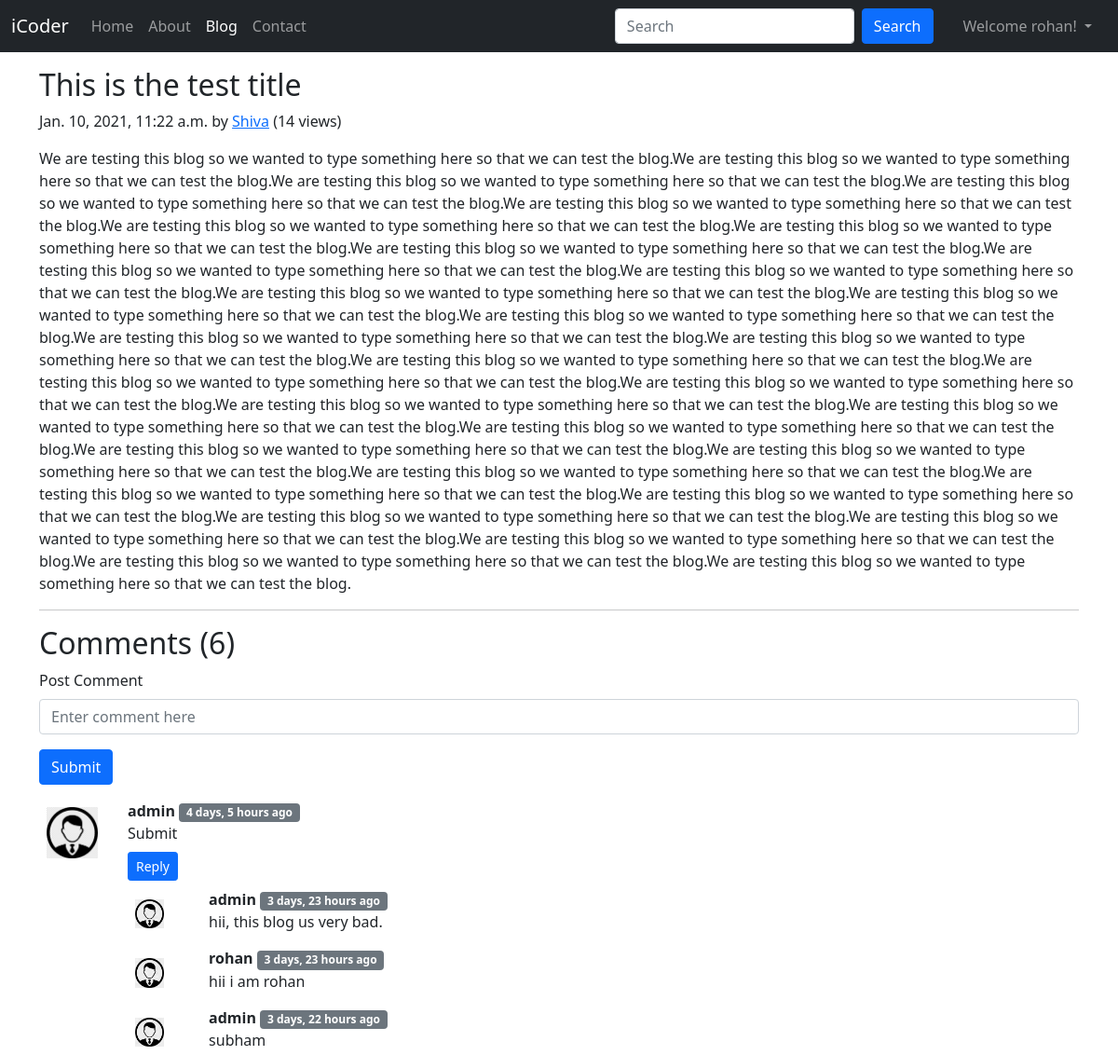
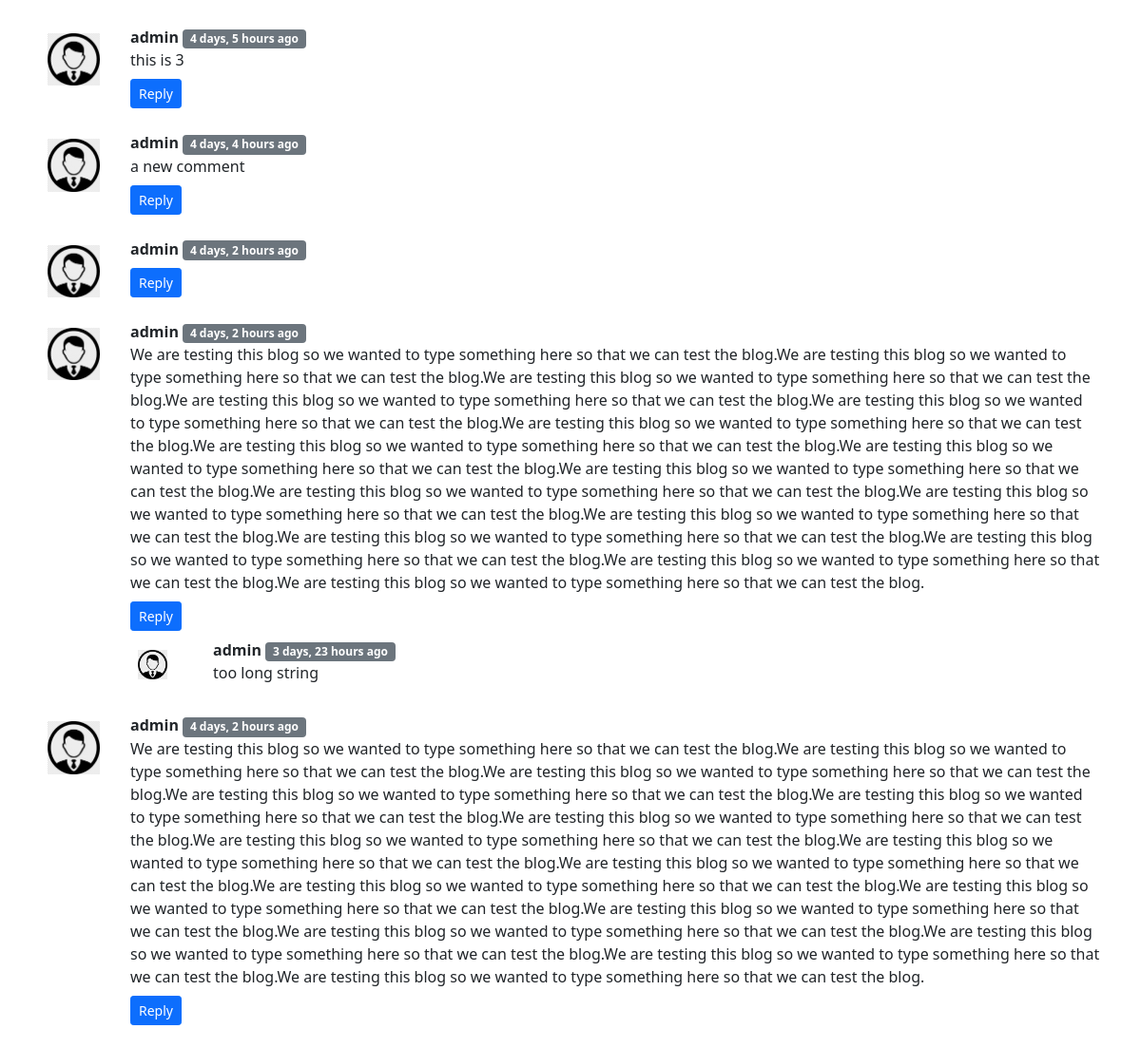
Page /blog/first-blog (signed in) on the committed database (2 pictures, top to bottom).
### blog/models.py (models this page shows, shortened)
class Post(models.Model):
    sno = models.AutoField(primary_key=True)
    title = models.CharField(max_length=255)
    content = models.TextField()
    author = models.CharField(max_length=13)
    slug = models.CharField(max_length=130)
    views = models.IntegerField(default=0)
    timeStamp = models.DateTimeField(blank=True)

class BlogComment(models.Model):
    sno = models.AutoField(primary_key=True)
    comment = models.TextField()
    user = models.ForeignKey(User, on_delete=models.CASCADE)
    post = models.ForeignKey(Post, on_delete=models.CASCADE) # if post is deteded comment also deleted
    parent = models.ForeignKey('self', on_delete=models.CASCADE, null=True)
    timestamp = models.DateTimeField(default=now)
    def __str__(self):
        return self.comment[0:13] + "... by " + self.user.username

### blog/views.py (the view)
# urls.py: path('<str:slug>', views.blogPost, name='blogPost'),
def blogPost(request, slug):
    post = Post.objects.filter(slug=slug).first()
    post.views = post.views + 1
    post.save()
    comments = BlogComment.objects.filter(post=post, parent=None)
    replies = BlogComment.objects.filter(post=post).exclude(parent=None)
    replyDict = {}
    for reply in replies:  # all reply store here a particular comment
        if reply.parent.sno not in replyDict.keys():
            replyDict[reply.parent.sno] = [reply]
        else:
            replyDict[reply.parent.sno].append(reply)
    print(replyDict)
    context = {'post':post, 'comments': comments, 'user': request.user, 'replyDict':replyDict}
    return render(request, 'blog/blogPost.html', context)

### blog/templatetags/extras.py (called while the page is built)
@register.filter(name='get_val')
def get_val(dict, key):
    return dict.get(key)

### templates/blog/blogPost.html (shortened to what this page needs)
{% extends 'base.html' %}
{% block blogactive %}active{% endblock blogactive %}
{% block body %}
{% load humanize %}
<div class="container my-3">
    <h2 class="blog-post-title">{{post.title}}</h2>
    <p class="blog-post-meta">{{post.timeStamp}} by <a href="/about">{{post.author}}</a> (<span>{{post.views}} views)</span></p>
    <p>{{post.content|safe}}</p>
    <hr>
</div>
<div class="container">
    <h2>Comments ({{comments.count}})</h2>
    <div class="ny-2">
        {% if user.is_authenticated %}
        <form action="/blog/postComment" method="post">{% csrf_token %}
            <div class="mb-3">
                <label for="comment" class="form-label">Post Comment</label>
                <input type="text" class="form-control" name="comment" id="comment" placeholder="Enter comment here"
                    requried>
            </div>
            <button type="submit" class="btn btn-primary">Submit</button>
        </form>
        {% else %}
        <p>Please login to post comment</p>
        {% endif %}
    </div>
    {% for comment in comments %}
    <div class="row my-3">
        <div class="col-md-1">
            <img src="/static/img/user.png" class="rounded float-start w-100 p-2" alt="" srcset="">
        </div>
        <div class="col-md-11">
            <b>{{comment.user.username}}</b> <span class="badge bg-secondary">{{comment.timestamp|naturaltime}}</span>
            <div>{{comment.comment}}</div>
            <div class="reply mx-0 mt-2">
             {% if user.is_authenticated %}
                    <button class="btn btn-primary btn-sm" type="button" data-bs-toggle="collapse"
                        data-bs-target="#replyBox{{comment.sno}}" aria-expanded="false" aria-controls="replyBox{{comment.sno}}">
                        Reply
                    </button>
                {% else %}
                    <button class="btn btn-primary btn-sm" type="button" data-bs-toggle="collapse"
                            data-bs-target="#replyBox{{comment.sno}}" aria-expanded="false" aria-controls="replyBox{{comment.sno}}" disabled>
                            Login to Reply
                    </button>
                 {% endif %}   {% load extras %}
                <div class="replies my-2">
                    {% for reply in replyDict|get_val:comment.sno %}
                    <div class="row my-2">
                        <div class="col-md-1">
                            <img src="/static/img/user.png" class="rounded float-start w-75 p-2 my-1" alt="" srcset="">
                        </div>
                        <div class="col-md-11">
                        <b>{{reply.user.username}}</b> <span class="badge bg-secondary">{{reply.timestamp|naturaltime}}</span>
                         <div>{{reply.comment}}</div>
                        </div>
                    </div>
                    {% endfor %}
                </div>
            </div>
        </div>
    </div>
    {% endfor %}
</div>
{% endblock body %}

### templates/base.html (shortened to what this page needs)
<!doctype html>
<html lang="en">
<head>
    <link href="https://cdn.jsdelivr.net/npm/bootstrap@5.0.0-beta1/dist/css/bootstrap.min.css" rel="stylesheet"
>
</head>
<body>
    <nav class="navbar navbar-expand-lg navbar-dark bg-dark">
        <div class="container-fluid">
            <a class="navbar-brand" href="/">iCoder</a>
            <div class="collapse navbar-collapse" id="navbarSupportedContent">
                <ul class="navbar-nav me-auto mb-2 mb-lg-0">
                    <li class="nav-item">
                        <a class="nav-link {% block homeactive %}{% endblock homeactive %}" aria-current="page"
                            href="/">Home</a>
                    </li>
                    <li class="nav-item">
                        <a class="nav-link {% block aboutactive %}{% endblock aboutactive %}" href="/about">About</a>
                    </li>
                    <li class="nav-item">
                        <a class="nav-link {% block blogactive %}{% endblock blogactive %}" href="/blog">Blog</a>
                    </li>
                    <li class="nav-item">
                        <a class="nav-link {% block contactactive %}{% endblock contactactive %}"
                            href="/contact">Contact</a>
                    </li>
                </ul>
                <form class="d-flex mx-3" method="get" action="/search">
                    <input class="form-control me-2" type="search" name="query" id="query" placeholder="Search"
                        aria-label="Search">
                    <button class="btn btn-primary" type="submit">Search</button>
                </form>
                {% if user.is_authenticated %}
                <ul class="navbar-nav ml-auto mx-2">
                    <li class="nav-item dropdown">
                    <a class="nav-link dropdown-toggle" href="#" id="navbarDropdown" role="button" data-bs-toggle="dropdown" aria-expanded="false">
                        Welcome {{request.user}}!
                    </a>
                    </li>
                </ul>
                {% endif %}
            </div>
        </div>
    </nav>
    {% block body %}
    {% endblock body %}
</body>
</html>

### rows in the picture
Post: title "This is the test title", timeStamp "Jan. 10, 2021, 11:22 a.m.", author "Shiva", views "14", content "We are testing this blog so we wanted to type something here so that we can test the blog.We are testing this blog so we wanted to type something here so that we can test the blog.We are testing this blog so we wanted to type something here so that we can test the blog.We are testing this blog so we wanted to type something here so that we can test the blog.We are testing this blog so we wanted to type something here so that we can test the blog.We are testing this blog so we wanted to type something here so that we can test the blog.We are testing this blog so we wanted to type something here so that we can test the blog.We are testing this blog so we wanted to type something here so that…"
BlogComment: user.username "admin", timestamp "4 days, 5 hours ago", comment "Submit"
BlogComment: user.username "admin", timestamp "3 days, 23 hours ago", comment "hii, this blog us very bad."
BlogComment: user.username "rohan", timestamp "3 days, 23 hours ago", comment "hii i am rohan"
BlogComment: user.username "admin", timestamp "3 days, 22 hours ago", comment "subham"
BlogComment: user.username "admin", timestamp "4 days, 5 hours ago", comment "this is 3"
BlogComment: user.username "admin", timestamp "4 days, 4 hours ago", comment "a new comment"
BlogComment: user.username "admin", timestamp "4 days, 2 hours ago"
BlogComment: user.username "admin", timestamp "4 days, 2 hours ago", comment "We are testing this blog so we wanted to type something here so that we can test the blog.We are testing this blog so we wanted to type something here so that we can test the blog.We are testing this blog so we wanted to type something here so that we can test the blog.We are testing this blog so we wanted to type something here so that we can test the blog.We are testing this blog so we wanted to type something here so that we can test the blog.We are testing this blog so we wanted to type something here so that we can test the blog.We are testing this blog so we wanted to type something here so that we can test the blog.We are testing this blog so we wanted to type something here so that…"
BlogComment: user.username "admin", timestamp "3 days, 23 hours ago", comment "too long string"
BlogComment: user.username "admin", timestamp "4 days, 2 hours ago", comment "We are testing this blog so we wanted to type something here so that we can test the blog.We are testing this blog so we wanted to type something here so that we can test the blog.We are testing this blog so we wanted to type something here so that we can test the blog.We are testing this blog so we wanted to type something here so that we can test the blog.We are testing this blog so we wanted to type something here so that we can test the blog.We are testing this blog so we wanted to type something here so that we can test the blog.We are testing this blog so we wanted to type something here so that we can test the blog.We are testing this blog so we wanted to type something here so that…"

### other values in the picture
{{ request.user }} "rohan"
{{ comments.count }} "6"
